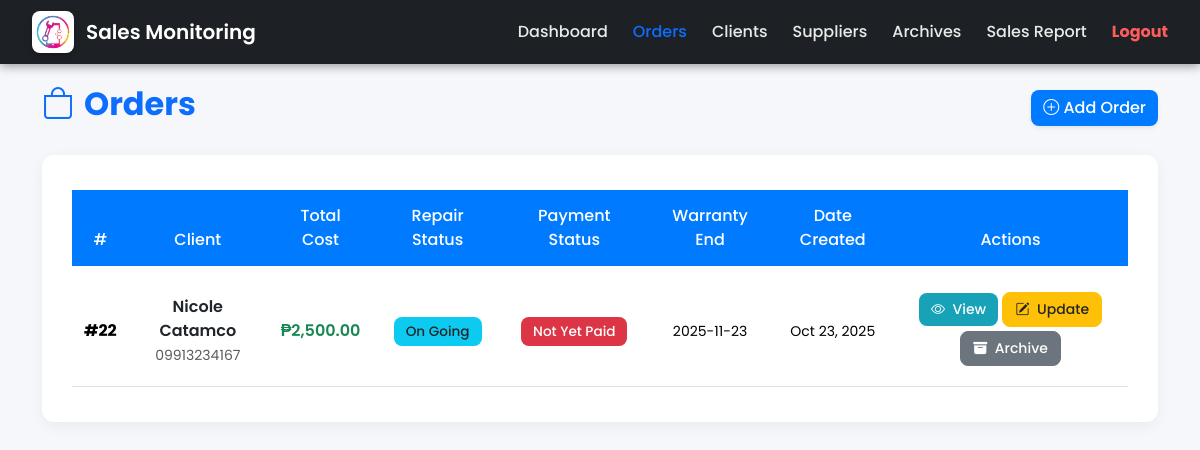
The app's page /pages/orders.php (signed in) with its own data.
### tables this page shows
CREATE TABLE `orders` (
  `order_id` int(11) NOT NULL,
  `client_id` int(11) NOT NULL,
  `issue` text DEFAULT NULL,
  `type_of_repair` text DEFAULT NULL,
  `total_amount` decimal(10,2) NOT NULL DEFAULT 0.00,
  `status` enum('Pending','On Going','Done','Finished','Pending Payment') DEFAULT 'Pending',
  `payment_status` enum('Not Yet Paid','Paid Downpayment','Paid Full in Cash','Pending','Paid','Unpaid') DEFAULT 'Not Yet Paid',
  `warranty_start` date DEFAULT curdate(),
  `warranty_end` date DEFAULT NULL,
  `date_created` datetime DEFAULT current_timestamp(),
  `created_at` timestamp NOT NULL DEFAULT current_timestamp(),
  `before_image` varchar(255) DEFAULT NULL,
  `after_image` varchar(255) DEFAULT NULL,
  `is_archived` tinyint(1) DEFAULT 0
);

CREATE TABLE `clients` (
  `client_id` int(11) NOT NULL,
  `fullname` varchar(255) NOT NULL,
  `contact_number` varchar(50) NOT NULL,
  `address` text NOT NULL,
  `email` varchar(255) NOT NULL,
  `date_added` datetime DEFAULT current_timestamp()
);

CREATE TABLE `order_details` (
  `detail_id` int(11) NOT NULL,
  `order_id` int(11) NOT NULL,
  `issue_description` text DEFAULT NULL,
  `part_name` varchar(255) DEFAULT NULL,
  `part_cost` decimal(10,2) DEFAULT NULL,
  `repair_cost` decimal(10,2) DEFAULT NULL,
  `category` varchar(100) DEFAULT NULL,
  `total_cost` decimal(10,2) NOT NULL DEFAULT 0.00,
  `photo` varchar(255) DEFAULT NULL,
  `date_added` datetime DEFAULT current_timestamp()
);

### pages/orders.php (the view, shortened to what this page needs)
<?php
include('../db_connect.php');
$query = "
  SELECT
    o.order_id,
    o.status AS repair_status,
    o.payment_status,
    o.warranty_end,
    o.date_created,
    o.after_image,
    c.fullname AS client_name,
    c.contact_number,
    d.total_cost
  FROM orders o
  LEFT JOIN clients c ON o.client_id = c.client_id
  LEFT JOIN order_details d ON o.order_id = d.order_id
  WHERE o.is_archived = 0
  ORDER BY o.date_created DESC
";
$result = mysqli_query($conn, $query);
?>
<?php include('../includes/header.php'); ?>
<main class="main-content">
  <div class="container">
    <div class="d-flex justify-content-between align-items-center mb-4">
      <h2 class="fw-bold text-primary"><i class="bi bi-bag"></i> Orders</h2>
      <a href="add_order.php" class="btn btn-primary shadow-sm">
        <i class="bi bi-plus-circle"></i> Add Order
      </a>
    </div>
    <div class="card">
      <div class="card-body table-responsive">
        <table class="table align-middle text-center mb-0">
          <thead>
            <tr>
              <th>#</th>
              <th>Client</th>
              <th>Total Cost</th>
              <th>Repair Status</th>
              <th>Payment Status</th>
              <th>Warranty End</th>
              <th>Date Created</th>
              <th>Actions</th>
            </tr>
          </thead>
          <tbody>
            <?php if ($result && mysqli_num_rows($result) > 0): ?>
              <?php while ($row = mysqli_fetch_assoc($result)): ?>
                <tr>
                  <td><strong>#<?php echo $row['order_id']; ?></strong></td>
                  <td>
                    <div class="fw-semibold text-dark"><?php echo htmlspecialchars($row['client_name'] ?? 'Unknown'); ?></div>
                    <small class="text-muted"><?php echo htmlspecialchars($row['contact_number'] ?? ''); ?></small>
                  </td>
                  <td class="fw-semibold text-success">₱<?php echo number_format($row['total_cost'] ?? 0, 2); ?></td>
                  <td>
                    <?php
                      $status = $row['repair_status'] ?? 'Pending';
                      $statusBadge = match($status) {
                        'Pending' => 'bg-warning text-dark',
                        'On Going' => 'bg-info text-dark',
                        'Done' => 'bg-success text-white',
                        'Use Warranty' => 'bg-secondary text-white',
                        default => 'bg-light text-dark'
                      };
                    ?>
                    <span class="badge <?php echo $statusBadge; ?>">
                      <?php echo htmlspecialchars($status); ?>
                    </span>
                  </td>
                  <td>
                    <?php
                      $payStatus = $row['payment_status'] ?? 'Not Yet Paid';
                      $payBadge = match($payStatus) {
                        'Downpayment' => 'bg-warning text-dark',
                        'Paid in Cash' => 'bg-success text-white',
                        'Installment' => 'bg-info text-white',
                        'Not Yet Paid' => 'bg-danger text-white',
                        default => 'bg-light text-dark'
                      };
                    ?>
                    <span class="badge <?php echo $payBadge; ?>">
                      <?php echo htmlspecialchars($payStatus); ?>
                    </span>
                  </td>
                  <td><small><?php echo htmlspecialchars($row['warranty_end'] ?? 'N/A'); ?></small></td>
                  <td><small><?php echo date('M d, Y', strtotime($row['date_created'])); ?></small></td>
                  <td>
                    <a href="order_details.php?id=<?php echo $row['order_id']; ?>"
                       class="btn btn-sm btn-info text-white mb-1">
                      <i class="bi bi-eye"></i> View
                    </a>
                    <a href="update_order_status.php?id=<?php echo $row['order_id']; ?>"
                       class="btn btn-sm btn-warning text-dark mb-1">
                      <i class="bi bi-pencil-square"></i> Update
                    </a>
                    <a href="archive_order.php?id=<?php echo $row['order_id']; ?>"
                       class="btn btn-sm btn-secondary text-white mb-1"
                       onclick="return confirm('Archive this order?');">
                      <i class="bi bi-archive-fill"></i> Archive
                    </a>
                  </td>
                </tr>
              <?php endwhile; ?>
            <?php else: ?>
              <tr>
                <td colspan="8" class="text-muted py-4">No active orders found.</td>
              </tr>
            <?php endif; ?>
          </tbody>
        </table>
      </div>
    </div>
  </div>
</main>
<?php include('../includes/footer.php'); ?>

### includes/header.php (style rules this page uses)
body { font-family: 'Poppins', sans-serif; margin: 0; }
main, .dashboard-container { padding-top: 85px !important; }

### pages/orders.php (style rules this page uses)
body { font-family: 'Poppins', sans-serif; background-color: #f5f7fa; }
h2 { font-weight: 700; color: #007bff; }
.main-content { padding-top: 60px; padding-bottom: 60px; min-height: 100vh; }
.card { border: none; border-radius: 12px; box-shadow: 0 4px 15px rgba(0,0,0,0.05); }
.card-body { padding: 25px 30px; }
.table { border-collapse: separate; border-spacing: 0 10px; }
.table thead { border-radius: 12px; }
.table thead th { background-color: #007bff; color: #fff; border: none; font-weight: 500; padding: 14px; text-align: center; }
.table tbody tr { background: #fff; border-radius: 12px; transition: all 0.2s ease; }
.table tbody td { vertical-align: middle; border-top: none; padding: 16px 12px; text-align: center; }
.badge { font-size: 0.85rem; padding: 8px 12px; border-radius: 8px; font-weight: 500; }
.btn { border-radius: 8px; font-weight: 500; padding: 6px 12px; }
.btn-sm i { margin-right: 4px; }
.fw-bold.text-primary { display: flex; align-items: center; gap: 10px; }
.btn-primary { background-color: #007bff; border: none; }
.btn-warning { color: #212529; }
.btn-info { background-color: #17a2b8; border: none; }

### records on screen
orders: order_id "22", client.fullname "Nicole Catamco", client.contact_number "09913234167", order_details.total_cost "2,500.00", status "On Going", payment_status "Not Yet Paid", warranty_end "2025-11-23", date_created "Oct 23, 2025"
